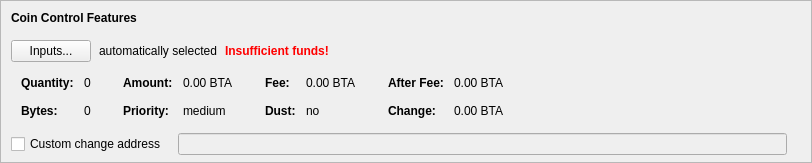
    <widget class="QFrame" name="frameCoinControl">
     <property name="sizePolicy">
      <sizepolicy hsizetype="Expanding" vsizetype="Expanding">
       <horstretch>0</horstretch>
       <verstretch>0</verstretch>
      </sizepolicy>
     </property>
     <property name="maximumSize">
      <size>
       <width>16777215</width>
       <height>16777215</height>
      </size>
     </property>
     <property name="frameShape">
      <enum>QFrame::StyledPanel</enum>
     </property>
     <property name="frameShadow">
      <enum>QFrame::Sunken</enum>
     </property>
     <layout class="QVBoxLayout" name="verticalLayoutCoinControl2">
      <property name="spacing">
       <number>0</number>
      </property>
      <property name="leftMargin">
       <number>0</number>
      </property>
      <property name="topMargin">
       <number>0</number>
      </property>
      <property name="rightMargin">
       <number>0</number>
      </property>
      <property name="bottomMargin">
       <number>6</number>
      </property>
      <item>
       <layout class="QVBoxLayout" name="verticalLayoutCoinControl" stretch="0,0,0,0,1">
        <property name="spacing">
         <number>0</number>
        </property>
        <property name="leftMargin">
         <number>10</number>
        </property>
        <property name="topMargin">
         <number>10</number>
        </property>
        <item>
         <layout class="QHBoxLayout" name="horizontalLayoutCoinControl1">
          <property name="bottomMargin">
           <number>15</number>
          </property>
          <item>
           <widget class="QLabel" name="labelCoinControlFeatures">
            <property name="sizePolicy">
             <sizepolicy hsizetype="Preferred" vsizetype="Maximum">
              <horstretch>0</horstretch>
              <verstretch>0</verstretch>
             </sizepolicy>
            </property>
            <property name="font">
             <font>
              <weight>75</weight>
              <bold>true</bold>
             </font>
            </property>
            <property name="styleSheet">
             <string notr="true">font-weight:bold;</string>
            </property>
            <property name="text">
             <string>Coin Control Features</string>
            </property>
           </widget>
          </item>
         </layout>
        </item>
        <item>
         <layout class="QHBoxLayout" name="horizontalLayoutCoinControl2" stretch="0,0,0,0">
          <property name="spacing">
           <number>8</number>
          </property>
          <property name="bottomMargin">
           <number>10</number>
          </property>
          <item>
           <widget class="QPushButton" name="pushButtonCoinControl">
            <property name="styleSheet">
             <string notr="true"/>
            </property>
            <property name="text">
             <string>Inputs...</string>
            </property>
            <property name="autoDefault">
             <bool>false</bool>
            </property>
           </widget>
          </item>
          <item>
           <widget class="QLabel" name="labelCoinControlAutomaticallySelected">
            <property name="text">
             <string>automatically selected</string>
            </property>
            <property name="margin">
             <number>5</number>
            </property>
           </widget>
          </item>
          <item>
           <widget class="QLabel" name="labelCoinControlInsuffFunds">
            <property name="font">
             <font>
              <weight>75</weight>
              <bold>true</bold>
             </font>
            </property>
            <property name="styleSheet">
             <string notr="true">color:red;font-weight:bold;</string>
            </property>
            <property name="text">
             <string>Insufficient funds!</string>
            </property>
            <property name="margin">
             <number>5</number>
            </property>
           </widget>
          </item>
          <item>
           <spacer name="horizontalSpacerCoinControl">
            <property name="orientation">
             <enum>Qt::Horizontal</enum>
            </property>
            <property name="sizeHint" stdset="0">
             <size>
              <width>40</width>
              <height>1</height>
             </size>
            </property>
           </spacer>
          </item>
         </layout>
        </item>
        <item>
         <widget class="QWidget" name="widgetCoinControl" native="true">
          <property name="sizePolicy">
           <sizepolicy hsizetype="Preferred" vsizetype="Preferred">
            <horstretch>0</horstretch>
            <verstretch>0</verstretch>
           </sizepolicy>
          </property>
          <property name="minimumSize">
           <size>
            <width>0</width>
            <height>0</height>
           </size>
          </property>
          <property name="styleSheet">
           <string notr="true"/>
          </property>
          <layout class="QHBoxLayout" name="horizontalLayoutCoinControl5">
           <property name="leftMargin">
            <number>0</number>
           </property>
           <property name="topMargin">
            <number>0</number>
           </property>
           <property name="rightMargin">
            <number>0</number>
           </property>
           <property name="bottomMargin">
            <number>0</number>
           </property>
           <item>
            <layout class="QHBoxLayout" name="horizontalLayoutCoinControl3" stretch="0,0,0,1">
             <property name="spacing">
              <number>20</number>
             </property>
             <property name="topMargin">
              <number>0</number>
             </property>
             <property name="bottomMargin">
              <number>10</number>
             </property>
             <item>
              <layout class="QFormLayout" name="formLayoutCoinControl1">
               <property name="horizontalSpacing">
                <number>10</number>
               </property>
               <property name="verticalSpacing">
                <number>14</number>
               </property>
               <property name="leftMargin">
                <number>10</number>
               </property>
               <property name="topMargin">
                <number>4</number>
               </property>
               <property name="rightMargin">
                <number>6</number>
               </property>
               <item row="0" column="0">
                <widget class="QLabel" name="labelCoinControlQuantityText">
                 <property name="font">
                  <font>
                   <weight>75</weight>
                   <bold>true</bold>
                  </font>
                 </property>
                 <property name="text">
                  <string>Quantity:</string>
                 </property>
                 <property name="margin">
                  <number>0</number>
                 </property>
                </widget>
               </item>
               <item row="0" column="1">
                <widget class="QLabel" name="labelCoinControlQuantity">
                 <property name="cursor">
                  <cursorShape>IBeamCursor</cursorShape>
                 </property>
                 <property name="contextMenuPolicy">
                  <enum>Qt::ActionsContextMenu</enum>
                 </property>
                 <property name="text">
                  <string notr="true">0</string>
                 </property>
                 <property name="margin">
                  <number>0</number>
                 </property>
                 <property name="textInteractionFlags">
                  <set>Qt::LinksAccessibleByMouse|Qt::TextSelectableByKeyboard|Qt::TextSelectableByMouse</set>
                 </property>
                </widget>
               </item>
               <item row="1" column="0">
                <widget class="QLabel" name="labelCoinControlBytesText">
                 <property name="font">
                  <font>
                   <weight>75</weight>
                   <bold>true</bold>
                  </font>
                 </property>
                 <property name="text">
                  <string>Bytes:</string>
                 </property>
                </widget>
               </item>
               <item row="1" column="1">
                <widget class="QLabel" name="labelCoinControlBytes">
                 <property name="cursor">
                  <cursorShape>IBeamCursor</cursorShape>
                 </property>
                 <property name="contextMenuPolicy">
                  <enum>Qt::ActionsContextMenu</enum>
                 </property>
                 <property name="text">
                  <string notr="true">0</string>
                 </property>
                 <property name="textInteractionFlags">
                  <set>Qt::LinksAccessibleByMouse|Qt::TextSelectableByKeyboard|Qt::TextSelectableByMouse</set>
                 </property>
                </widget>
               </item>
              </layout>
             </item>
             <item>
              <layout class="QFormLayout" name="formLayoutCoinControl2">
               <property name="horizontalSpacing">
                <number>10</number>
               </property>
               <property name="verticalSpacing">
                <number>14</number>
               </property>
               <property name="leftMargin">
                <number>6</number>
               </property>
               <property name="topMargin">
                <number>4</number>
               </property>
               <property name="rightMargin">
                <number>6</number>
               </property>
               <item row="0" column="0">
                <widget class="QLabel" name="labelCoinControlAmountText">
                 <property name="font">
                  <font>
                   <weight>75</weight>
                   <bold>true</bold>
                  </font>
                 </property>
                 <property name="text">
                  <string>Amount:</string>
                 </property>
                 <property name="margin">
                  <number>0</number>
                 </property>
                </widget>
               </item>
               <item row="0" column="1">
                <widget class="QLabel" name="labelCoinControlAmount">
                 <property name="cursor">
                  <cursorShape>IBeamCursor</cursorShape>
                 </property>
                 <property name="contextMenuPolicy">
                  <enum>Qt::ActionsContextMenu</enum>
                 </property>
                 <property name="text">
                  <string notr="true">0.00 BTA</string>
                 </property>
                 <property name="textInteractionFlags">
                  <set>Qt::LinksAccessibleByMouse|Qt::TextSelectableByKeyboard|Qt::TextSelectableByMouse</set>
                 </property>
                </widget>
               </item>
               <item row="1" column="0">
                <widget class="QLabel" name="labelCoinControlPriorityText">
                 <property name="font">
                  <font>
                   <weight>75</weight>
                   <bold>true</bold>
                  </font>
                 </property>
                 <property name="text">
                  <string>Priority:</string>
                 </property>
                </widget>
               </item>
               <item row="1" column="1">
                <widget class="QLabel" name="labelCoinControlPriority">
                 <property name="cursor">
                  <cursorShape>IBeamCursor</cursorShape>
                 </property>
                 <property name="contextMenuPolicy">
                  <enum>Qt::ActionsContextMenu</enum>
                 </property>
                 <property name="text">
                  <string>medium</string>
                 </property>
                 <property name="textInteractionFlags">
                  <set>Qt::LinksAccessibleByMouse|Qt::TextSelectableByKeyboard|Qt::TextSelectableByMouse</set>
                 </property>
                </widget>
               </item>
              </layout>
             </item>
             <item>
              <layout class="QFormLayout" name="formLayoutCoinControl3">
               <property name="horizontalSpacing">
                <number>10</number>
               </property>
               <property name="verticalSpacing">
                <number>14</number>
               </property>
               <property name="leftMargin">
                <number>6</number>
               </property>
               <property name="topMargin">
                <number>4</number>
               </property>
               <property name="rightMargin">
                <number>6</number>
               </property>
               <item row="0" column="0">
                <widget class="QLabel" name="labelCoinControlFeeText">
                 <property name="font">
                  <font>
                   <weight>75</weight>
                   <bold>true</bold>
                  </font>
                 </property>
                 <property name="text">
                  <string>Fee:</string>
                 </property>
                 <property name="margin">
                  <number>0</number>
                 </property>
                </widget>
               </item>
               <item row="0" column="1">
                <widget class="QLabel" name="labelCoinControlFee">
                 <property name="cursor">
                  <cursorShape>IBeamCursor</cursorShape>
                 </property>
                 <property name="contextMenuPolicy">
                  <enum>Qt::ActionsContextMenu</enum>
                 </property>
                 <property name="text">
                  <string notr="true">0.00 BTA</string>
                 </property>
                 <property name="textInteractionFlags">
                  <set>Qt::LinksAccessibleByMouse|Qt::TextSelectableByKeyboard|Qt::TextSelectableByMouse</set>
                 </property>
                </widget>
               </item>
               <item row="1" column="0">
                <widget class="QLabel" name="labelCoinControlLowOutputText">
                 <property name="font">
                  <font>
                   <weight>75</weight>
                   <bold>true</bold>
                  </font>
                 </property>
                 <property name="text">
                  <string>Dust:</string>
                 </property>
                </widget>
               </item>
               <item row="1" column="1">
                <widget class="QLabel" name="labelCoinControlLowOutput">
                 <property name="cursor">
                  <cursorShape>IBeamCursor</cursorShape>
                 </property>
                 <property name="contextMenuPolicy">
                  <enum>Qt::ActionsContextMenu</enum>
                 </property>
                 <property name="text">
                  <string>no</string>
                 </property>
                 <property name="textInteractionFlags">
                  <set>Qt::LinksAccessibleByMouse|Qt::TextSelectableByKeyboard|Qt::TextSelectableByMouse</set>
                 </property>
                </widget>
               </item>
              </layout>
             </item>
             <item>
              <layout class="QFormLayout" name="formLayoutCoinControl4">
               <property name="horizontalSpacing">
                <number>10</number>
               </property>
               <property name="verticalSpacing">
                <number>14</number>
               </property>
               <property name="leftMargin">
                <number>6</number>
               </property>
               <property name="topMargin">
                <number>4</number>
               </property>
               <property name="rightMargin">
                <number>6</number>
               </property>
               <item row="0" column="0">
                <widget class="QLabel" name="labelCoinControlAfterFeeText">
                 <property name="font">
                  <font>
                   <weight>75</weight>
                   <bold>true</bold>
                  </font>
                 </property>
                 <property name="text">
                  <string>After Fee:</string>
                 </property>
                 <property name="margin">
                  <number>0</number>
                 </property>
                </widget>
               </item>
               <item row="0" column="1">
                <widget class="QLabel" name="labelCoinControlAfterFee">
                 <property name="cursor">
                  <cursorShape>IBeamCursor</cursorShape>
                 </property>
                 <property name="contextMenuPolicy">
                  <enum>Qt::ActionsContextMenu</enum>
                 </property>
                 <property name="text">
                  <string notr="true">0.00 BTA</string>
                 </property>
                 <property name="textInteractionFlags">
                  <set>Qt::LinksAccessibleByMouse|Qt::TextSelectableByKeyboard|Qt::TextSelectableByMouse</set>
                 </property>
                </widget>
               </item>
               <item row="1" column="0">
                <widget class="QLabel" name="labelCoinControlChangeText">
                 <property name="font">
                  <font>
                   <weight>75</weight>
                   <bold>true</bold>
                  </font>
                 </property>
                 <property name="text">
                  <string>Change:</string>
                 </property>
                </widget>
               </item>
               <item row="1" column="1">
                <widget class="QLabel" name="labelCoinControlChange">
                 <property name="cursor">
                  <cursorShape>IBeamCursor</cursorShape>
                 </property>
                 <property name="contextMenuPolicy">
                  <enum>Qt::ActionsContextMenu</enum>
                 </property>
                 <property name="text">
                  <string notr="true">0.00 BTA</string>
                 </property>
                 <property name="textInteractionFlags">
                  <set>Qt::LinksAccessibleByMouse|Qt::TextSelectableByKeyboard|Qt::TextSelectableByMouse</set>
                 </property>
                </widget>
               </item>
              </layout>
             </item>
            </layout>
           </item>
          </layout>
         </widget>
        </item>
        <item>
         <layout class="QHBoxLayout" name="horizontalLayoutCoinControl4" stretch="0,0,0">
          <property name="spacing">
           <number>12</number>
          </property>
          <property name="sizeConstraint">
           <enum>QLayout::SetDefaultConstraint</enum>
          </property>
          <property name="topMargin">
           <number>5</number>
          </property>
          <property name="rightMargin">
           <number>5</number>
          </property>
          <item>
           <widget class="QCheckBox" name="checkBoxCoinControlChange">
            <property name="toolTip">
             <string>If this is activated, but the change address is empty or invalid, change will be sent to a newly generated address.</string>
            </property>
            <property name="text">
             <string>Custom change address</string>
            </property>
           </widget>
          </item>
          <item>
           <widget class="QValidatedLineEdit" name="lineEditCoinControlChange">
            <property name="enabled">
             <bool>false</bool>
            </property>
            <property name="sizePolicy">
             <sizepolicy hsizetype="Expanding" vsizetype="Fixed">
              <horstretch>0</horstretch>
              <verstretch>0</verstretch>
             </sizepolicy>
            </property>
           </widget>
          </item>
          <item>
           <widget class="QLabel" name="labelCoinControlChangeLabel">
            <property name="sizePolicy">
             <sizepolicy hsizetype="Preferred" vsizetype="Expanding">
              <horstretch>0</horstretch>
              <verstretch>0</verstretch>
             </sizepolicy>
            </property>
            <property name="minimumSize">
             <size>
              <width>0</width>
              <height>0</height>
             </size>
            </property>
            <property name="text">
             <string/>
            </property>
            <property name="margin">
             <number>3</number>
            </property>
           </widget>
          </item>
         </layout>
        </item>
        <item>
         <spacer name="verticalSpacerCoinControl">
          <property name="orientation">
           <enum>Qt::Vertical</enum>
          </property>
          <property name="sizeHint" stdset="0">
           <size>
            <width>800</width>
            <height>1</height>
           </size>
          </property>
         </spacer>
        </item>
       </layout>
      </item>
     </layout>
    </widget>
